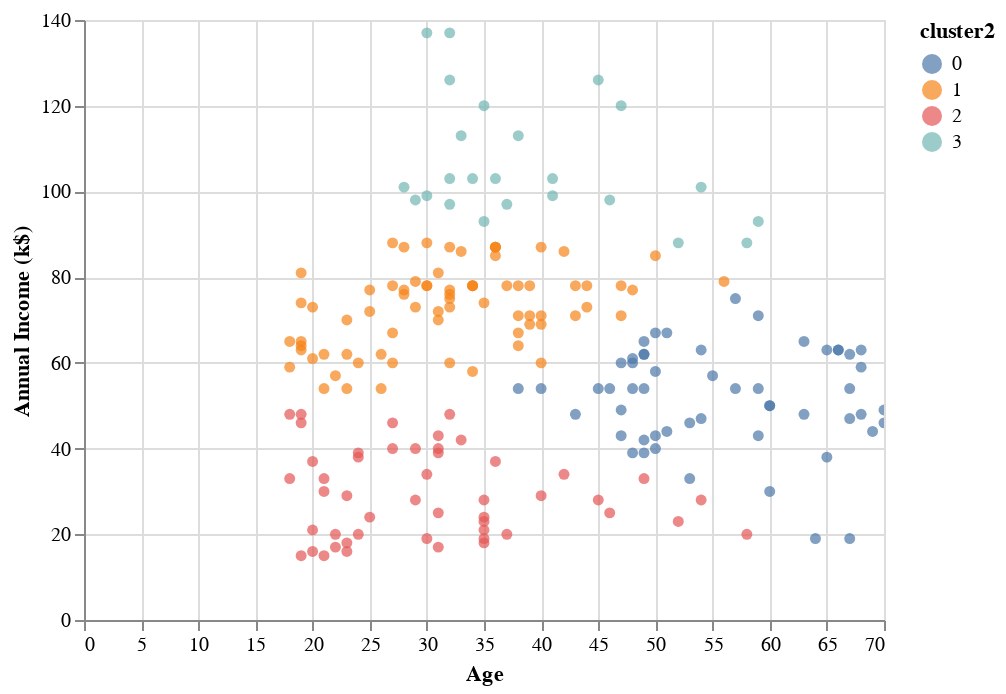

Notebook source saved alongside this figure:
### Code cell
#@title Now plot the scatter plot using the mark_circle() and encode() methods from the altair package
alt.Chart(data).mark_circle()\
             .encode\
              (x='Age', \
               y='Annual Income (k$)', \
               color='cluster2:N', \
               tooltip=['Spending Score (1-100)', 'cluster2', \
                        'Age',\
'Annual Income (k$)'])\
             .interactive()

### Figure 1 — Vega-Lite specification as saved in the notebook (floating-point values rounded to 4 significant figures; data arrays with more than 128 entries replaced by an {"elided": "..."} marker saying what was removed)
{"config": {"view": {"continuousWidth": 400, "continuousHeight": 300}}, "data": {"name": "data-44c2445d644e3b4fd7cc4e64cad000e2"}, "mark": "circle", "encoding": {"color": {"field": "cluster2", "type": "nominal"}, "tooltip": [{"field": "Spending Score (1-100)", "type": "quantitative"}, {"field": "cluster2", "type": "quantitative"}, {"field": "Age", "type": "quantitative"}, {"field": "Annual Income (k$)", "type": "quantitative"}], "x": {"field": "Age", "type": "quantitative"}, "y": {"field": "Annual Income (k$)", "type": "quantitative"}}, "selection": {"selector001": {"type": "interval", "bind": "scales", "encodings": ["x", "y"]}}, "$schema": "https://vega.github.io/schema/vega-lite/v4.17.0.json", "datasets": {"data-44c2445d644e3b4fd7cc4e64cad000e2": {"elided": "200 records"}}}
